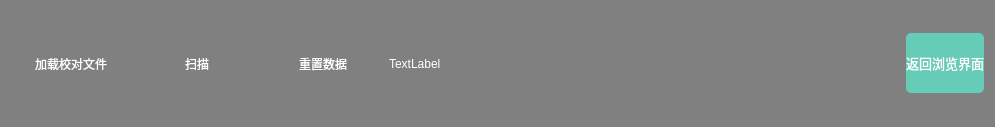
<?xml version="1.0" encoding="UTF-8"?>
<ui version="4.0">
 <class>scanoptionForm</class>
 <widget class="QWidget" name="scanoptionForm">
  <property name="geometry">
   <rect>
    <x>0</x>
    <y>0</y>
    <width>995</width>
    <height>127</height>
   </rect>
  </property>
  <property name="sizePolicy">
   <sizepolicy hsizetype="Preferred" vsizetype="Fixed">
    <horstretch>0</horstretch>
    <verstretch>0</verstretch>
   </sizepolicy>
  </property>
  <property name="windowTitle">
   <string>Form</string>
  </property>
  <property name="styleSheet">
   <string notr="true">background-color: rgb(128, 128, 128);
font: 75 10pt &quot;微软雅黑&quot;;
color: rgb(255, 255, 255);</string>
  </property>
  <layout class="QHBoxLayout" name="horizontalLayout">
   <item>
    <widget class="QToolButton" name="toolButton_3">
     <property name="minimumSize">
      <size>
       <width>120</width>
       <height>105</height>
      </size>
     </property>
     <property name="maximumSize">
      <size>
       <width>120</width>
       <height>105</height>
      </size>
     </property>
     <property name="styleSheet">
      <string notr="true"/>
     </property>
     <property name="text">
      <string>加载校对文件</string>
     </property>
     <property name="icon">
      <iconset resource="res.qrc">
       <normaloff>:/imag/autoscan.png</normaloff>:/imag/autoscan.png</iconset>
     </property>
     <property name="iconSize">
      <size>
       <width>70</width>
       <height>70</height>
      </size>
     </property>
     <property name="popupMode">
      <enum>QToolButton::DelayedPopup</enum>
     </property>
     <property name="toolButtonStyle">
      <enum>Qt::ToolButtonTextUnderIcon</enum>
     </property>
     <property name="autoRaise">
      <bool>true</bool>
     </property>
    </widget>
   </item>
   <item>
    <widget class="QToolButton" name="toolButton_2">
     <property name="minimumSize">
      <size>
       <width>120</width>
       <height>105</height>
      </size>
     </property>
     <property name="maximumSize">
      <size>
       <width>120</width>
       <height>105</height>
      </size>
     </property>
     <property name="styleSheet">
      <string notr="true"/>
     </property>
     <property name="text">
      <string>扫描</string>
     </property>
     <property name="icon">
      <iconset resource="res.qrc">
       <normaloff>:/imag/u312.png</normaloff>:/imag/u312.png</iconset>
     </property>
     <property name="iconSize">
      <size>
       <width>70</width>
       <height>70</height>
      </size>
     </property>
     <property name="toolButtonStyle">
      <enum>Qt::ToolButtonTextUnderIcon</enum>
     </property>
     <property name="autoRaise">
      <bool>true</bool>
     </property>
    </widget>
   </item>
   <item>
    <widget class="QToolButton" name="toolButton_reset">
     <property name="minimumSize">
      <size>
       <width>120</width>
       <height>105</height>
      </size>
     </property>
     <property name="maximumSize">
      <size>
       <width>120</width>
       <height>105</height>
      </size>
     </property>
     <property name="styleSheet">
      <string notr="true"/>
     </property>
     <property name="text">
      <string>重置数据</string>
     </property>
     <property name="icon">
      <iconset resource="res.qrc">
       <normaloff>:/imag/lianxuscan.png</normaloff>:/imag/lianxuscan.png</iconset>
     </property>
     <property name="iconSize">
      <size>
       <width>70</width>
       <height>70</height>
      </size>
     </property>
     <property name="toolButtonStyle">
      <enum>Qt::ToolButtonTextUnderIcon</enum>
     </property>
     <property name="autoRaise">
      <bool>true</bool>
     </property>
    </widget>
   </item>
   <item>
    <widget class="QLabel" name="label">
     <property name="styleSheet">
      <string notr="true"/>
     </property>
     <property name="text">
      <string>TextLabel</string>
     </property>
    </widget>
   </item>
   <item>
    <spacer name="horizontalSpacer">
     <property name="orientation">
      <enum>Qt::Horizontal</enum>
     </property>
     <property name="sizeHint" stdset="0">
      <size>
       <width>466</width>
       <height>20</height>
      </size>
     </property>
    </spacer>
   </item>
   <item>
    <widget class="QPushButton" name="pushButton">
     <property name="sizePolicy">
      <sizepolicy hsizetype="Fixed" vsizetype="Fixed">
       <horstretch>0</horstretch>
       <verstretch>0</verstretch>
      </sizepolicy>
     </property>
     <property name="minimumSize">
      <size>
       <width>0</width>
       <height>60</height>
      </size>
     </property>
     <property name="font">
      <font>
       <family>微软雅黑</family>
       <pointsize>10</pointsize>
       <weight>9</weight>
       <italic>false</italic>
       <bold>false</bold>
      </font>
     </property>
     <property name="autoFillBackground">
      <bool>false</bool>
     </property>
     <property name="styleSheet">
      <string notr="true">background-color: rgb(102, 204, 183);
font: 75 10pt &quot;微软雅黑&quot;;
color: rgb(255, 255, 255);
border-radius:5px;</string>
     </property>
     <property name="text">
      <string>返回浏览界面</string>
     </property>
     <property name="autoDefault">
      <bool>true</bool>
     </property>
     <property name="default">
      <bool>false</bool>
     </property>
     <property name="flat">
      <bool>true</bool>
     </property>
    </widget>
   </item>
  </layout>
 </widget>
 <resources>
  <include location="res.qrc"/>
 </resources>
 <connections/>
</ui>
